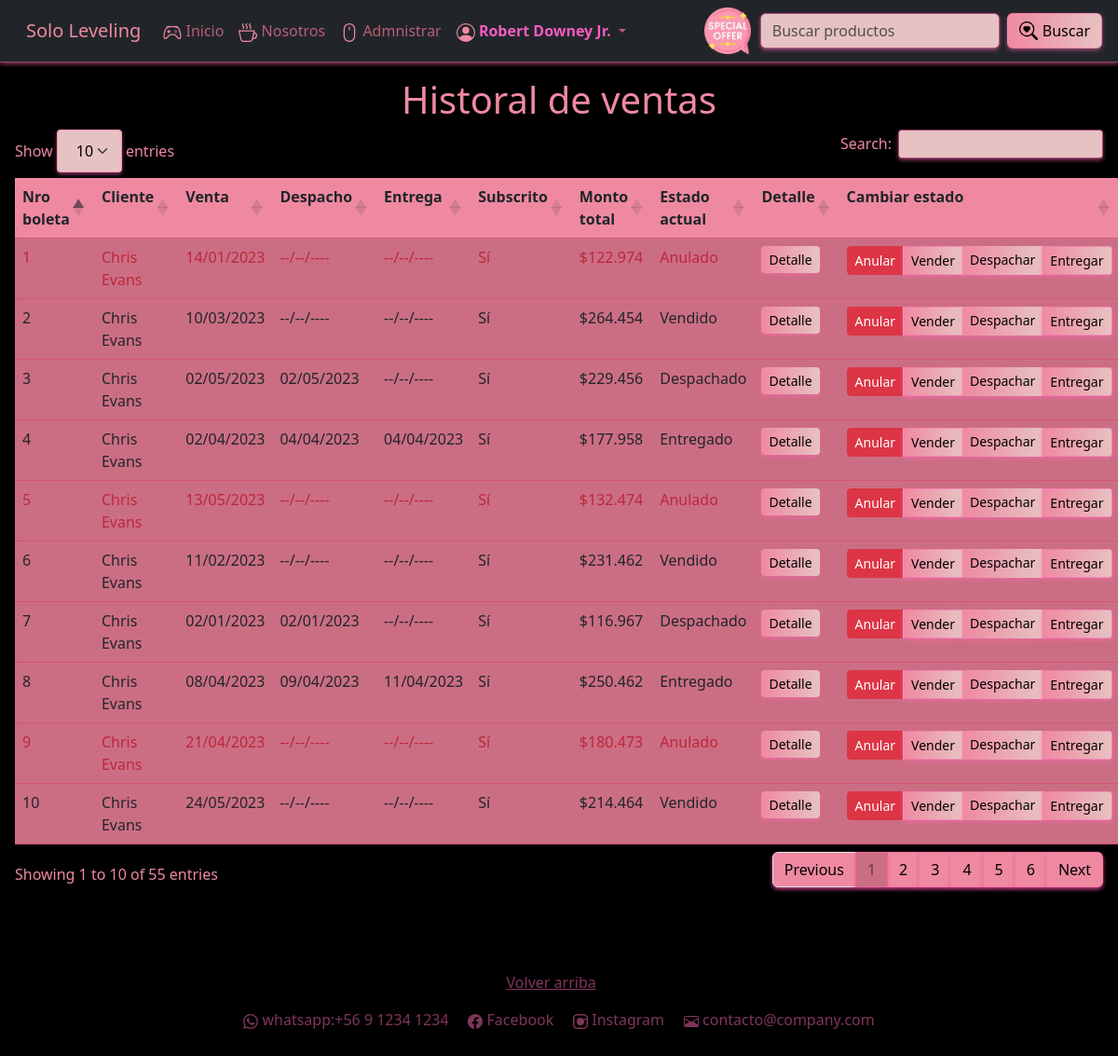
The app's page /ventas (signed in) with its own data.
### core/models.py (models this page shows, shortened)
class Boleta(models.Model):
    ESTADO_CHOICES = [
        ('Anulado', 'Anulado'),
        ('Vendido', 'Vendido'),
        ('Despachado', 'Despachado'),
        ('Entregado', 'Entregado'),
    ]
    nro_boleta = models.IntegerField(primary_key=True, blank=False, null=False, verbose_name='Nro boleta')
    cliente = models.ForeignKey(Perfil, on_delete=models.DO_NOTHING)
    monto_sin_iva = models.IntegerField(blank=False, null=False, verbose_name='Monto sin IVA')
    iva = models.IntegerField(blank=False, null=False, verbose_name='IVA')
    total_a_pagar = models.IntegerField(blank=False, null=False, verbose_name='Total a pagar')
    fecha_venta = models.DateField(blank=False, null=False, verbose_name='Fecha de venta')
    fecha_despacho = models.DateField(blank=True, null=True, verbose_name='Fecha de despacho')
    fecha_entrega = models.DateField(blank=True, null=True, verbose_name='Fecha de entrega')
    estado = models.CharField(choices=ESTADO_CHOICES, max_length=50, blank=False, null=False, verbose_name='Estado')
    class Meta:
        db_table = 'Boleta'
        verbose_name = "Boleta"
        verbose_name_plural = "Boletas"

### core/views.py (the view)
# urls.py: path('ventas', ventas, name='ventas'),
@user_passes_test(es_personal_autenticado_y_activo)
def ventas(request):
    boletas = Boleta.objects.all()
    historial = []
    for boleta in boletas:
        boleta_historial = {
            'nro_boleta': boleta.nro_boleta,
            'nom_cliente': f'{boleta.cliente.usuario.first_name} {boleta.cliente.usuario.last_name}',
            'fecha_venta': boleta.fecha_venta,
            'fecha_despacho': boleta.fecha_despacho,
            'fecha_entrega': boleta.fecha_entrega,
            'subscrito': 'Sí' if boleta.cliente.subscrito else 'No',  # Corrigido 'subscripto' a 'subscrito'
            'total_a_pagar': boleta.total_a_pagar,
            'estado': boleta.estado,
        }
        historial.append(boleta_historial)  # Asegúrate de que esta línea está correctamente indentada
    context = {
        'historial': historial
    }
    return render(request, 'core/ventas.html', context)

### core/context_processors.py (called while the page is built, shortened)
def obtener_datos_usuario(request):
    first_name = ''
    last_name = ''
    if request.user.is_authenticated:
        usuario = User.objects.get(pk=request.user.pk)
        first_name = usuario.first_name
        last_name = usuario.last_name
    return first_name, last_name

def obtener_datos_carrito(request):
    cantidad_productos = 0
    mostrar_carrito = False
    if request.user.is_authenticated:
        usuario = User.objects.get(pk=request.user.pk)
        if request.user.perfil.tipo_usuario == 'Cliente':
            cantidad_productos = Carrito.objects.filter(cliente=request.user.perfil).count()
            mostrar_carrito = cantidad_productos > 0
    return mostrar_carrito, cantidad_productos

def get_and_clean_session_variable(request, name):
    value = ''
    if name in request.session:
        value = request.session.get(name)
        request.session[name] = ''
    return value

def obtener_mensajes(request):
    html_messages = ''
    tipo_mensajes = []
    lista_mensajes = list(messages.get_messages(request))
    html_form_errors = get_and_clean_session_variable(request, 'backend_html_form_errors')
    titulo = html_form_errors != '' or len(lista_mensajes) > 1
    mensajes = SafeString(html_messages + html_form_errors)
    tipo_mensaje = ''
    if html_form_errors != '' or 'error' in tipo_mensajes:
        tipo_mensaje = 'error'
    elif 'success' in tipo_mensajes:
        tipo_mensaje = 'success'
    elif 'info' in tipo_mensajes:
        tipo_mensaje = 'info'
    return mensajes, tipo_mensaje

def global_render(request):
    first_name, last_name = obtener_datos_usuario(request)
    mostrar_carrito, cantidad_productos = obtener_datos_carrito(request)
    mensajes, tipo_mensaje = obtener_mensajes(request)
    return {
        'mostrar_carrito': mostrar_carrito,
        'cantidad_productos': cantidad_productos,
        'first_name': first_name,
        'last_name': last_name,
        'backend_messages': mensajes,
        'backend_message_type': tipo_mensaje,
    }

### core/templatetags/custom_filters.py (called while the page is built)
@register.filter
def formatear_dinero(value):
    try:
        value = float(value)  # Intenta convertir a número
        value = round(value)  # Redondea el número
        value = f'${value:,}'  # Formatea el número con coma para separación de miles y dólar
        value = value.replace(',', '.')  # Reemplaza la coma por punto (opcional)
        return value
    except (TypeError, ValueError):
        return value  # Si no se puede convertir a número, devolver el valor original

### core/templates/core/ventas.html
{% extends 'core/base.html' %}
{% load static %}
{% load custom_filters %}
{% block content %}
<h1 class="text-center titulos">Historal de ventas</h1>
<table id="tabla-principal" class="table table-hover">
    <thead>
        <tr class="tabla_carrito">
            <th> Nro boleta </th>
            <th> Cliente </th>
            <th> Venta </th>
            <th> Despacho </th>
            <th> Entrega </th>
            <th> Subscrito </th>
            <th> Monto total </th>
            <th> Estado actual </th>
            <th> Detalle </th>
            <th> Cambiar estado </th>
        </tr>
    </thead>
    <tbody class="tabla_carrito">
        {% for boleta in historial %}
            {% if boleta.estado == 'Anulado' %}
                <tr class="letra-boleta-anulada">
            {% else %}
                <tr>
            {% endif %}
                <td style="background-color:#cb6e84;">{{ boleta.nro_boleta }}</td>
                <td style="background-color:#cb6e84;">{{ boleta.nom_cliente }}</td>
                <td style="background-color:#cb6e84;">{{ boleta.fecha_venta|formatear_fecha }}</td>
                <td style="background-color:#cb6e84;">{{ boleta.fecha_despacho|formatear_fecha }}</td>
                <td style="background-color:#cb6e84;">{{ boleta.fecha_entrega|formatear_fecha }}</td>
                <td style="background-color:#cb6e84;">{{ boleta.subscrito }}</td>
                <td style="background-color:#cb6e84;">{{ boleta.total_a_pagar|formatear_dinero }}</td>
                <td style="background-color:#cb6e84;">{{ boleta.estado }}</td>
                <td style="background-color:#cb6e84;">
                    <a href="{% url 'boleta' boleta.nro_boleta %}" class="btn btn-sm btn-primary boton_buscar_anonimo_2">Detalle</a>
                </td>
                <td style="background-color:#cb6e84;">
                    <span>
                        <div class="btn-group">
                            <a href="{% url 'cambiar_estado_boleta' boleta.nro_boleta 'Anulado' %}" class="btn btn-sm btn-danger">Anular</a>
                            <a href="{% url 'cambiar_estado_boleta' boleta.nro_boleta 'Vendido' %}" class="btn btn-sm btn-success boton_buscar_anonimo_2">Vender</a>
                            <a href="{% url 'cambiar_estado_boleta' boleta.nro_boleta 'Despachado' %}" class="btn btn-sm btn-primary boton_buscar_anonimo_2">Despachar</a>
                            <a href="{% url 'cambiar_estado_boleta' boleta.nro_boleta 'Entregado' %}" class="btn btn-sm btn-secondary boton_buscar_anonimo_2">Entregar</a>
                        </div>
                    </span>
                </td>
            </tr>
        {% endfor %}
    </tbody>
</table>
{% endblock content %}

### core/templates/core/base.html (shortened to what this page needs)
{% load static %}
<!DOCTYPE html>
<html lang="es">
<head>
    <link type="text/css" rel="stylesheet" href="https://cdn.jsdelivr.net/npm/bootstrap@5.3.0/dist/css/bootstrap.min.css" />
    <link type="text/css" rel="stylesheet" href="https://cdn.datatables.net/1.13.4/css/dataTables.bootstrap5.min.css" />
    <link type="text/css" rel="stylesheet" href="https://cdnjs.cloudflare.com/ajax/libs/animate.css/4.1.1/animate.min.css" />
    <link type="text/css" rel="stylesheet" href="{% static 'core/css/base.css' %}">
    <link type="text/css" rel="stylesheet" href="{% static 'core/css/style.css' %}">
    <link type="text/css" rel="stylesheet" href="{% static 'core/css/page-layout.css' %}">
</head>
<body>
  <nav class="navbar navbar-expand-lg navbar-expand-mb navbar-dark bg-dark nav_anonimo ">
    <div class="container-fluid">
      <a class="navbar-brand" href="{% url 'index' %}" style="color:#ef89a1">
        <a class="navbar-brand" href="{% url 'index' %}"style="color:#ef89a1">Solo Leveling</a>
      </a>
      <div class="collapse navbar-collapse" id="navbarSupportedContent">
        <ul class="navbar-nav me-auto mb-2 mb-lg-0">
          <li class="nav-item">
            <a class="nav-link active" aria-current="page" href="{% url 'index' %}">
              Inicio
            </a>
          </li>
          <li class="nav-item">
            <a class="nav-link active" aria-current="page" href="{% url 'nosotros' %}">
              Nosotros
            </a>
          </li>
          {% if user.is_authenticated and user.is_staff and user.is_active or user.is_authenticated and user.is_superuser and user.is_active %}
            <li class="nav-item dropdown">
              <a class="nav-link active" aria-current="page" href="{% url 'administracion' %}">
                <svg xmlns="http://www.w3.org/2000/svg" style="color:#ef89a1" width="20" height="20" fill="currentColor" class="bi bi-mouse" viewBox="0 0 16 16">
                  <path d="M8 3a.5.5 0 0 1 .5.5v2a.5.5 0 0 1-1 0v-2A.5.5 0 0 1 8 3m4 8a4 4 0 0 1-8 0V5a4 4 0 1 1 8 0zM8 0a5 5 0 0 0-5 5v6a5 5 0 0 0 10 0V5a5 5 0 0 0-5-5"/>
                </svg>
                Admnistrar
              </a>
            </li>
          {% endif %}
          {% if user.is_authenticated %}
            <li class="nav-item dropdown ">
              <a class="nav-link dropdown-toggle" href="#" role="button" data-bs-toggle="dropdown"
                  aria-expanded="false" href="{% url 'ingresar' %}">
                {% if user.is_superuser %}
                  <span class="fw-bold" style="color:rgb(246, 91, 192);">
                {% elif user.is_staff %}
                  <span class="fw-bold" style="color:#e63950;">
                {% else %}
                  <span>
                {% endif %}
                  {{ first_name }} {{ last_name }}
                </span>
              </a>
            </li>
          {% endif %}
        </ul>
        <a href="{% url 'ropa' %}">
          <img src="{% static 'core/img/ofertaa.png' %}" style="height: 50px; margin-right: 10px;" alt="">
        </a>
        <br>
        <form method="post" action="{% url 'index' %}" class="d-flex" role="search">
          <input class="form-control me-2 boton_buscar_anonimo" type="search" placeholder="Buscar productos"
              aria-label="Search" id="buscar" id="buscar" name="buscar">
          <button class="btn btn-outline-success boton_buscar_anonimo_2" type="submit">
            Buscar
          </button>
        </form>
      </div>
    </div>
  </nav>
  <div class="content m-3 pagelayout-2">
    {% block content %}
    {% endblock content %}
  </div>
  <br><br><br>
  <footer id="footer">
    <div class="container text-center">
      <p>
        <a class="color_footer" href="#">Volver arriba</a>
      </p>
      <p class="color_footer">
        whatsapp:+56 9 1234 1234
        &nbsp; &nbsp;
        Facebook
        &nbsp; &nbsp;
        Instagram
        &nbsp; &nbsp;
        contacto@company.com
      </p>
    </div>
    <br>
  </footer>
</body>
</html>

### core/static/core/css/style.css (style rules this page uses)
th { vertical-align: top; background-color: #ef89a1 !important; }
input, textarea, select { background-image: linear-gradient(to right, #e7c2c2, #e7c2c2); box-shadow: 0 2px 4px rgba(255, 105, 180, 0.5); border-color: rgba(255, 105, 180, 0.5); color: #FFFFFF; }
body { background-color: #000000; color: #FFFFFF; }
.nav_anonimo { background-image: linear-gradient(to right, white ); box-shadow: 0 2px 4px rgba(255, 105, 180, 0.5); border-bottom: 1px solid rgba(255, 105, 180, 0.5); color: #FFFFFF; }
.boton_buscar_anonimo { background-image: linear-gradient(to right, #e7c2c2, #e7c2c2); box-shadow: 0 2px 4px rgba(255, 105, 180, 0.5); border-color: rgba(255, 105, 180, 0.5); color: #FFFFFF; }
.boton_buscar_anonimo_2 { background-image: linear-gradient(to right, #ef89a1, #e7c2c2); box-shadow: 0 2px 4px rgba(255, 105, 180, 0.5); border-color: rgba(255, 105, 180, 0.5); color: #000000; text-align: center; }
button.btn { display: flex; align-items: center; margin-right: 5px; }
button.btn svg { margin-right: 5px; }
.form-control { max-width: 400px; }
.titulos { color:#ef89a1; }
.navbar-nav .nav-link { color: #ba5f74 !important; }
.color_footer { color:rgba(255, 105, 180, 0.5); }
.btn-primary { border: transparent; }
.tabla_carrito { background-color:#d55674; border-color: #d55674; }
p { color: #ef89a1; }
.table-hover .letra-boleta-anulada td { color: #bd273b !important; }

### records on screen
Boleta: fecha_venta "14/01/2023", estado "Anulado"
Boleta: fecha_venta "10/03/2023", estado "Vendido"
Boleta: fecha_venta "02/05/2023", fecha_despacho "02/05/2023", estado "Despachado"
Boleta: fecha_venta "02/04/2023", fecha_despacho "04/04/2023", fecha_entrega "04/04/2023", estado "Entregado"
Boleta: fecha_venta "13/05/2023", estado "Anulado"
Boleta: fecha_venta "11/02/2023", estado "Vendido"
Boleta: fecha_venta "02/01/2023", fecha_despacho "02/01/2023", estado "Despachado"
Boleta: fecha_venta "08/04/2023", fecha_despacho "09/04/2023", fecha_entrega "11/04/2023", estado "Entregado"
Boleta: fecha_venta "21/04/2023", estado "Anulado"
Boleta: fecha_venta "24/05/2023", estado "Vendido"

### other values on screen
{{ first_name }} "Robert"
{{ last_name }} "Downey Jr."
{{ boleta.nro_boleta }} "1" "2" "3" "4" "5" "6" "7" "8" "9" "10"
{{ boleta.nom_cliente }} "Chris Evans" "Chris Evans" "Chris Evans" "Chris Evans" "Chris Evans" "Chris Evans" "Chris Evans" "Chris Evans" "Chris Evans" "Chris Evans"
{{ boleta.fecha_despacho|formatear_fecha }} "--/--/----" "--/--/----" "--/--/----" "--/--/----" "--/--/----" "--/--/----"
{{ boleta.fecha_entrega|formatear_fecha }} "--/--/----" "--/--/----" "--/--/----" "--/--/----" "--/--/----" "--/--/----" "--/--/----" "--/--/----"
{{ boleta.subscrito }} "Sí" "Sí" "Sí" "Sí" "Sí" "Sí" "Sí" "Sí" "Sí" "Sí"
{{ boleta.total_a_pagar|formatear_dinero }} "$122.974" "$264.454" "$229.456" "$177.958" "$132.474" "$231.462" "$116.967" "$250.462" "$180.473" "$214.464"
